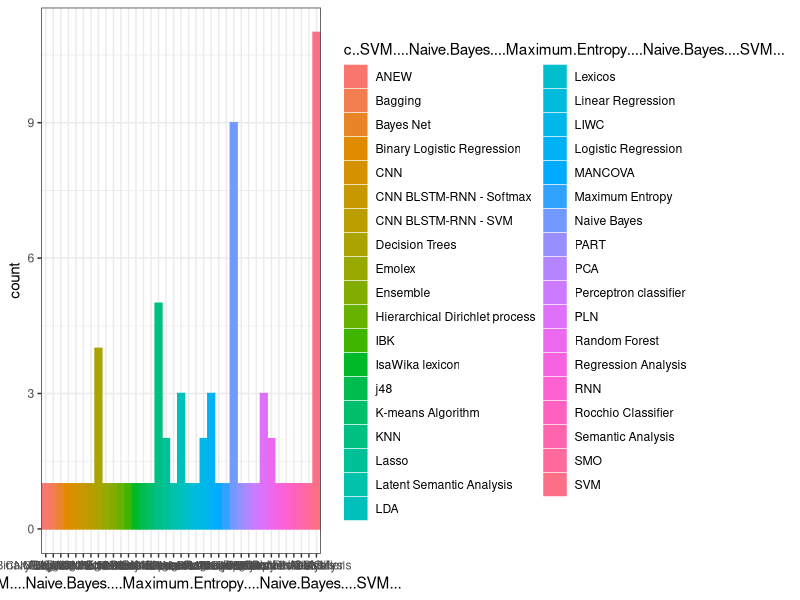

Generate this figure with R:

library(ggplot2)

li = list ( c("SVM",
              "Naive Bayes",
              "Maximum Entropy",
              "Naive Bayes",
              "SVM",
              "KNN",
              "Linear Regression",
              "LDA",
              "SVM",
              "Naive Bayes",
              "Naive Bayes",
              "SVM",
              "Random Forest",
              "CNN BLSTM-RNN - Softmax",
              "CNN BLSTM-RNN - SVM",
              "Naive Bayes",
              "SVM",
              "Lasso",
              "Decision Trees",
              "KNN",
              "Regression Analysis",
              "Binary Logistic Regression",
              "Bayes Net",
             "Rocchio Classifier",
              "Perceptron classifier",
              "Bagging",
              "MANCOVA",
              "K-means Algorithm",
              "Latent Semantic Analysis",
              "PCA",
              "ANEW",
              "LIWC",
              "Hierarchical Dirichlet process",
              "Emolex",
              "IsaWika lexicon",
              "LDA",
              "Logistic Regression",
              "Decision Trees",
              "SVM",
              "KNN",
              "Decision Trees",
              "Ensemble",
              "RNN",
              "SVM",
              "Naive Bayes",
              "Decision Trees",
              "Lasso",
              "Naive Bayes",
              "SVM",
              "Logistic Regression",
              "Semantic Analysis",
              "Naive Bayes",
              "SVM",
              "Logistic Regression",
              "KNN",
              "IBK",
              "j48",
              "SMO",
              "PART",
              "PLN",
              "SVM",
              "Random Forest",
              "PLN",
              "Lexicos",
              "CNN",
              "Naive Bayes",
              "KNN",
              "PLN",
              "LDA",
              "SVM",
              "LIWC"))

dt = data.frame(li)

dt$c..SVM....Naive.Bayes....Maximum.Entropy....Naive.Bayes....SVM...

View(dt)

ggplot(dt, aes(x = c..SVM....Naive.Bayes....Maximum.Entropy....Naive.Bayes....SVM..., colour = c..SVM....Naive.Bayes....Maximum.Entropy....Naive.Bayes....SVM..., fill = c..SVM....Naive.Bayes....Maximum.Entropy....Naive.Bayes....SVM...)) + geom_bar() + theme_bw()
